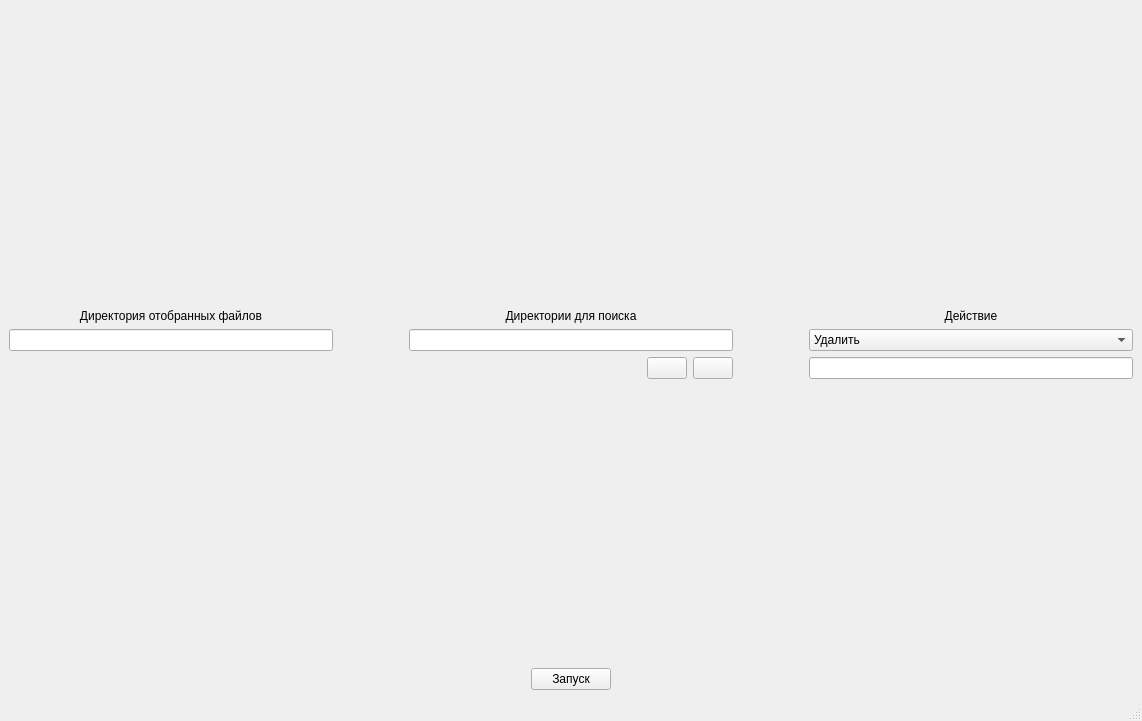
<?xml version="1.0" encoding="UTF-8"?>
<ui version="4.0">
 <class>MainWindow</class>
 <widget class="QMainWindow" name="MainWindow">
  <property name="geometry">
   <rect>
    <x>0</x>
    <y>0</y>
    <width>1142</width>
    <height>721</height>
   </rect>
  </property>
  <property name="sizePolicy">
   <sizepolicy hsizetype="Preferred" vsizetype="Preferred">
    <horstretch>0</horstretch>
    <verstretch>0</verstretch>
   </sizepolicy>
  </property>
  <property name="windowTitle">
   <string>Akiner</string>
  </property>
  <widget class="QWidget" name="centralwidget">
   <layout class="QVBoxLayout" name="verticalLayout">
    <item>
     <layout class="QHBoxLayout" name="topHorizontalLayout">
      <property name="sizeConstraint">
       <enum>QLayout::SetMaximumSize</enum>
      </property>
      <item>
       <layout class="QVBoxLayout" name="leftVerticalLayout" stretch="0,0,0,0">
        <property name="spacing">
         <number>6</number>
        </property>
        <property name="sizeConstraint">
         <enum>QLayout::SetDefaultConstraint</enum>
        </property>
        <item>
         <spacer name="topLeftVerticalSpacer">
          <property name="orientation">
           <enum>Qt::Vertical</enum>
          </property>
          <property name="sizeType">
           <enum>QSizePolicy::Fixed</enum>
          </property>
          <property name="sizeHint" stdset="0">
           <size>
            <width>50</width>
            <height>300</height>
           </size>
          </property>
         </spacer>
        </item>
        <item>
         <widget class="QLabel" name="leftLabel">
          <property name="sizePolicy">
           <sizepolicy hsizetype="MinimumExpanding" vsizetype="Fixed">
            <horstretch>0</horstretch>
            <verstretch>0</verstretch>
           </sizepolicy>
          </property>
          <property name="text">
           <string>Директория отобранных файлов</string>
          </property>
          <property name="alignment">
           <set>Qt::AlignCenter</set>
          </property>
         </widget>
        </item>
        <item>
         <layout class="QHBoxLayout" name="leftHorizontalLayout">
          <property name="sizeConstraint">
           <enum>QLayout::SetMinimumSize</enum>
          </property>
          <item>
           <widget class="QLineEdit" name="leftLineEdit">
            <property name="sizePolicy">
             <sizepolicy hsizetype="Minimum" vsizetype="Fixed">
              <horstretch>50</horstretch>
              <verstretch>0</verstretch>
             </sizepolicy>
            </property>
           </widget>
          </item>
         </layout>
        </item>
        <item>
         <spacer name="bottomLeftVerticalSpacer">
          <property name="orientation">
           <enum>Qt::Vertical</enum>
          </property>
          <property name="sizeType">
           <enum>QSizePolicy::Expanding</enum>
          </property>
          <property name="sizeHint" stdset="0">
           <size>
            <width>20</width>
            <height>220</height>
           </size>
          </property>
         </spacer>
        </item>
       </layout>
      </item>
      <item>
       <spacer name="horizontalSpacer">
        <property name="orientation">
         <enum>Qt::Horizontal</enum>
        </property>
        <property name="sizeType">
         <enum>QSizePolicy::Fixed</enum>
        </property>
        <property name="sizeHint" stdset="0">
         <size>
          <width>70</width>
          <height>20</height>
         </size>
        </property>
       </spacer>
      </item>
      <item>
       <layout class="QVBoxLayout" name="centralVerticalLayout">
        <item>
         <spacer name="bottomCentralVerticalSpacer">
          <property name="orientation">
           <enum>Qt::Vertical</enum>
          </property>
          <property name="sizeType">
           <enum>QSizePolicy::Fixed</enum>
          </property>
          <property name="sizeHint" stdset="0">
           <size>
            <width>20</width>
            <height>300</height>
           </size>
          </property>
         </spacer>
        </item>
        <item>
         <widget class="QLabel" name="label">
          <property name="sizePolicy">
           <sizepolicy hsizetype="Expanding" vsizetype="Fixed">
            <horstretch>200</horstretch>
            <verstretch>0</verstretch>
           </sizepolicy>
          </property>
          <property name="text">
           <string>Директории для поиска</string>
          </property>
          <property name="alignment">
           <set>Qt::AlignCenter</set>
          </property>
         </widget>
        </item>
        <item>
         <layout class="QHBoxLayout" name="centralHorizontalLayout">
          <item>
           <widget class="QLineEdit" name="centralLineEdit">
            <property name="sizePolicy">
             <sizepolicy hsizetype="Minimum" vsizetype="Fixed">
              <horstretch>0</horstretch>
              <verstretch>0</verstretch>
             </sizepolicy>
            </property>
           </widget>
          </item>
         </layout>
        </item>
        <item>
         <layout class="QHBoxLayout" name="plusHorizontaLayout">
          <property name="sizeConstraint">
           <enum>QLayout::SetMinimumSize</enum>
          </property>
          <item>
           <spacer name="plusHorizontalSpacer">
            <property name="orientation">
             <enum>Qt::Horizontal</enum>
            </property>
            <property name="sizeType">
             <enum>QSizePolicy::MinimumExpanding</enum>
            </property>
            <property name="sizeHint" stdset="0">
             <size>
              <width>200</width>
              <height>20</height>
             </size>
            </property>
           </spacer>
          </item>
          <item>
           <widget class="QPushButton" name="minusPushButton">
            <property name="text">
             <string/>
            </property>
           </widget>
          </item>
          <item>
           <widget class="QPushButton" name="plusPushButton">
            <property name="text">
             <string/>
            </property>
           </widget>
          </item>
         </layout>
        </item>
        <item>
         <spacer name="topCentralVerticalSpacer">
          <property name="orientation">
           <enum>Qt::Vertical</enum>
          </property>
          <property name="sizeType">
           <enum>QSizePolicy::Expanding</enum>
          </property>
          <property name="sizeHint" stdset="0">
           <size>
            <width>20</width>
            <height>220</height>
           </size>
          </property>
         </spacer>
        </item>
       </layout>
      </item>
      <item>
       <spacer name="horizontalSpacer_2">
        <property name="orientation">
         <enum>Qt::Horizontal</enum>
        </property>
        <property name="sizeType">
         <enum>QSizePolicy::Fixed</enum>
        </property>
        <property name="sizeHint" stdset="0">
         <size>
          <width>70</width>
          <height>20</height>
         </size>
        </property>
       </spacer>
      </item>
      <item>
       <layout class="QVBoxLayout" name="rightVerticalLayout">
        <property name="sizeConstraint">
         <enum>QLayout::SetDefaultConstraint</enum>
        </property>
        <item>
         <spacer name="topRightVerticalSpacer">
          <property name="orientation">
           <enum>Qt::Vertical</enum>
          </property>
          <property name="sizeType">
           <enum>QSizePolicy::Fixed</enum>
          </property>
          <property name="sizeHint" stdset="0">
           <size>
            <width>20</width>
            <height>300</height>
           </size>
          </property>
         </spacer>
        </item>
        <item>
         <widget class="QLabel" name="rightLabel">
          <property name="sizePolicy">
           <sizepolicy hsizetype="MinimumExpanding" vsizetype="Fixed">
            <horstretch>50</horstretch>
            <verstretch>0</verstretch>
           </sizepolicy>
          </property>
          <property name="text">
           <string>Действие</string>
          </property>
          <property name="alignment">
           <set>Qt::AlignCenter</set>
          </property>
         </widget>
        </item>
        <item>
         <widget class="QComboBox" name="comboBox">
          <property name="sizePolicy">
           <sizepolicy hsizetype="Minimum" vsizetype="Fixed">
            <horstretch>0</horstretch>
            <verstretch>0</verstretch>
           </sizepolicy>
          </property>
          <item>
           <property name="text">
            <string>Удалить</string>
           </property>
          </item>
          <item>
           <property name="text">
            <string>Переместить в</string>
           </property>
          </item>
          <item>
           <property name="text">
            <string>Копировать в</string>
           </property>
          </item>
         </widget>
        </item>
        <item>
         <layout class="QHBoxLayout" name="rightHorizontalLayout">
          <item>
           <widget class="QLineEdit" name="rightLineEdit">
            <property name="sizePolicy">
             <sizepolicy hsizetype="Minimum" vsizetype="Fixed">
              <horstretch>0</horstretch>
              <verstretch>0</verstretch>
             </sizepolicy>
            </property>
           </widget>
          </item>
         </layout>
        </item>
        <item>
         <spacer name="bottomRightVerticalSpacer">
          <property name="orientation">
           <enum>Qt::Vertical</enum>
          </property>
          <property name="sizeType">
           <enum>QSizePolicy::Expanding</enum>
          </property>
          <property name="sizeHint" stdset="0">
           <size>
            <width>20</width>
            <height>220</height>
           </size>
          </property>
         </spacer>
        </item>
       </layout>
      </item>
     </layout>
    </item>
    <item>
     <layout class="QHBoxLayout" name="bottomHorizontalLayout">
      <item>
       <widget class="QPushButton" name="runPushButton">
        <property name="sizePolicy">
         <sizepolicy hsizetype="Fixed" vsizetype="Fixed">
          <horstretch>30</horstretch>
          <verstretch>0</verstretch>
         </sizepolicy>
        </property>
        <property name="text">
         <string>Запуск</string>
        </property>
       </widget>
      </item>
     </layout>
    </item>
   </layout>
  </widget>
  <widget class="QMenuBar" name="menubar">
   <property name="geometry">
    <rect>
     <x>0</x>
     <y>0</y>
     <width>1142</width>
     <height>31</height>
    </rect>
   </property>
  </widget>
  <widget class="QStatusBar" name="statusbar"/>
 </widget>
 <resources/>
 <connections/>
</ui>
